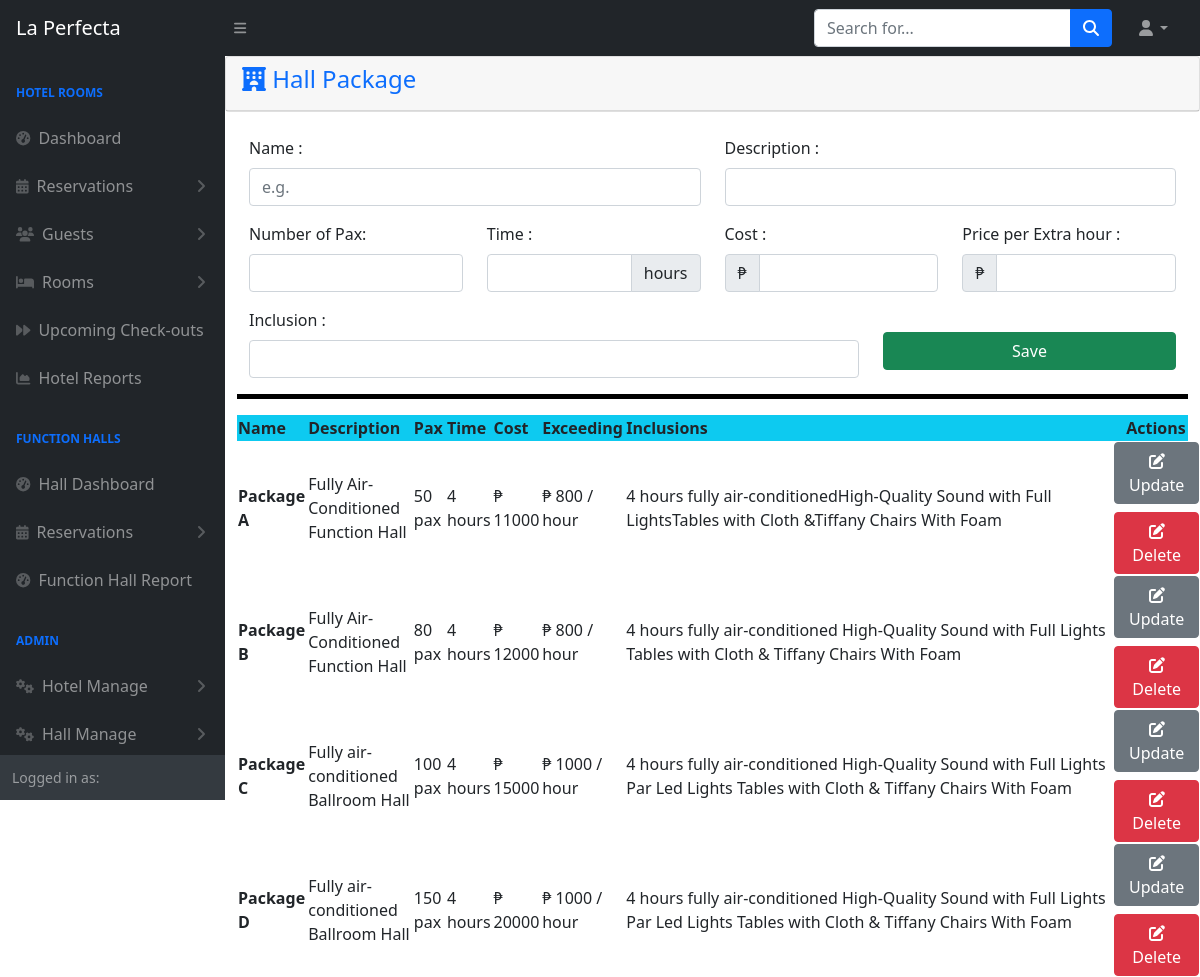
/admin/hallpackage.php, run on an earlier commit of the app's database.
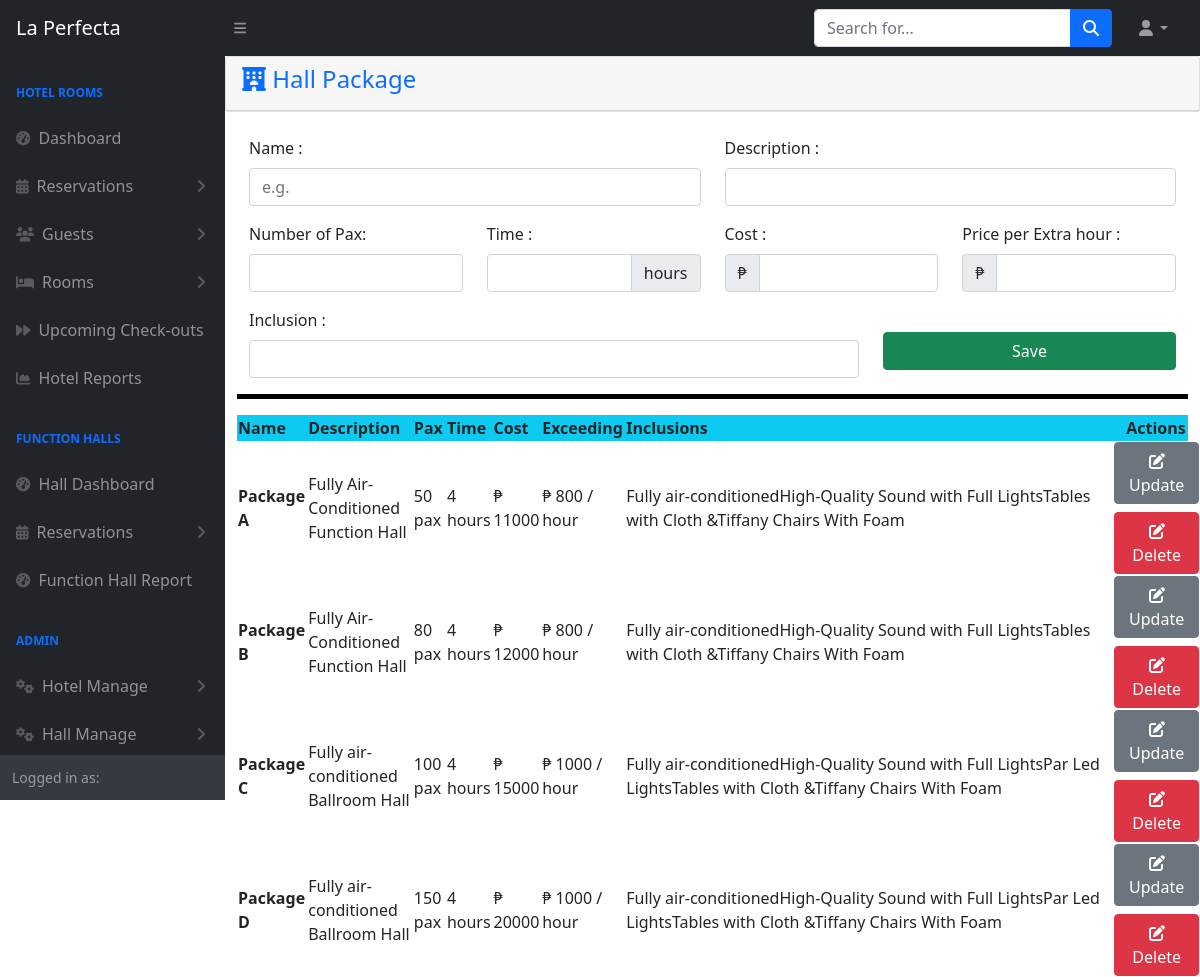
And on a later commit of the database.
### tables this page shows
CREATE TABLE `tblhallpackage` (
  `Id` int(11) NOT NULL,
  `Name` varchar(225) NOT NULL,
  `Description` varchar(225) NOT NULL,
  `Pax` int(11) NOT NULL,
  `Time` int(11) NOT NULL,
  `Cost` double NOT NULL,
  `Exceeding` double NOT NULL,
  `Inclusion` varchar(225) NOT NULL
);

### admin/hallpackage.php (the view, shortened to what this page needs)
<?php
include 'themes/navbar.php';
include 'config.php';
?>
<div class="card mb-4">
    <div class="card-header text-primary">
        <h4> <i class="fa-solid fa-hotel"></i>
            Hall Package </h4>
    </div>
</div>
<div class="container-fluid">
    <div class="container-fluid mb-3" style="border-bottom: solid black 5px;">
        <form method="Post">
            <div class="row mb-3">
                <div class="col-md-6">
                    <label for="Name" class="form-label">Name :</label>
                    <input type="text" name="Name" class="form-control" autofill="off" placeholder="e.g.">
                </div>
                <div class="col-md-6">
                    <label for="Description" class="form-label">Description :</label>
                    <input type="text" name="Description" class="form-control">
                </div>
            </div>
            <div class="row mb-3">
                <div class="col-md-3">
                    <label for="Pax" class="form-label">Number of Pax:</label>
                    <input type="text" name="Pax" class="form-control">
                </div>
                <div class="col-md-3">
                    <label for="Time" class="form-label">Time :</label>
                    <div class="input-group">
                        <input type="text" name="Time" class="form-control">
                        <div class="input-group-text">hours</div>
                    </div>
                </div>
                <div class="col-md-3">
                    <label for="Cost" class="form-label">Cost :</label>
                    <div class="input-group">
                        <div class="input-group-text">₱</div>
                        <input type="text" name="Cost" class="form-control">
                    </div>
                </div>
                <div class="col-md-3">
                    <label for="Exceeding" class="form-label">Price per Extra hour :</label>
                    <div class="input-group">
                                <div class="input-group-text">₱</div>
                    <input type="text" name="Exceeding" class="form-control">
                    </div>
                </div>
            </div>
            <div class="row mb-3">
                <div class="col-lg-8">
                    <label for="Inclusion" class="form-label">Inclusion :</label>
                    <input type="text" name="Inclusion" class="form-control">
                </div>
                <div class="col-md-4">
                    <button name="submit" class="btn btn-success mt-4" style="width: 100%;">Save</button>
                </div>
            </div>
        </form>
    </div>
    <div class="row">
        <div class="col">
            <table id="datatablesSimple" class="table-striped">
                <thead class="bg-info ">
                    <tr>
                        <th>Name</th>
                        <th>Description</th>
                        <th>Pax</th>
                        <th>Time</th>
                        <th>Cost</th>
                        <th>Exceeding</th>
                        <th>Inclusions</th>
                        <th>Actions</th>
                    </tr>
                </thead>
                <tbody>
                    <?php
                    $sql = "SELECT * FROM tblhallpackage";
                    $result = mysqli_query($conn, $sql);
                    while ($row = mysqli_fetch_assoc($result)) {
                    ?>
                        <tr>
                            <th><?php echo $row['Name'] ?></th>
                            <td><?php echo $row['Description'] ?></td>
                            <td><?php echo $row['Pax'] ?> pax</td>
                            <td><?php echo $row['Time'] ?> hours</td>
                            <td>₱ <?php echo $row['Cost'] ?></td>
                            <td>₱ <?php echo $row['Exceeding'] ?> / hour</td>
                            <td style="width:500px"><?php echo $row['Inclusion'] ?></td>
                            <td>
                                <div class="row mb-2">
                                    <a href="function/fhmanage/hpedit.php?id=<?php echo $row['Id'] ?>" class="btn btn-secondary ">
                                        <i class="fa-solid fa-pen-to-square"></i>
                                        Update
                                    </a>
                                </div>
                                <div class="row">
                                    <a href="function/fhmanage/hpdelete.php?id=<?php echo $row['Id'] ?>&name=<?php echo $row['Name'] ?>" class="btn btn-danger">
                                        <i class="fa-solid fa-pen-to-square"></i>
                                        Delete
                                    </a>
                                </div>
                            </td>
                        </tr>
                    <?php
                    }
                    ?>
                </tbody>
            </table>
        </div>
    </div>
</div>
<?php include 'themes/footer.php'; ?>

What changed in the data, as far as the page shows it:
changed tblhallpackage "Package A": Inclusion "4 hours fully air-conditionedHigh-Quality Sound with Full LightsTables with Cloth &Tiffany Chairs With Foam" → "Fully air-conditionedHigh-Quality Sound with Full LightsTables with Cloth &Tiffany Chairs With Foam"
changed tblhallpackage "Package B": Inclusion "4 hours fully air-conditioned High-Quality Sound with Full Lights Tables with Cloth & Tiffany Chairs With Foam" → "Fully air-conditionedHigh-Quality Sound with Full LightsTables with Cloth &Tiffany Chairs With Foam"
changed tblhallpackage "Package C": Inclusion "4 hours fully air-conditioned High-Quality Sound with Full Lights Par Led Lights Tables with Cloth & Tiffany Chairs With Foam" → "Fully air-conditionedHigh-Quality Sound with Full LightsPar Led LightsTables with Cloth &Tiffany Chairs With Foam"
changed tblhallpackage "Package D": Inclusion "4 hours fully air-conditioned High-Quality Sound with Full Lights Par Led Lights Tables with Cloth & Tiffany Chairs With Foam" → "Fully air-conditionedHigh-Quality Sound with Full LightsPar Led LightsTables with Cloth &Tiffany Chairs With Foam"
